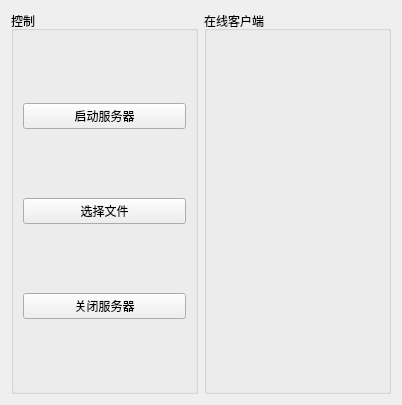
<?xml version="1.0" encoding="UTF-8"?>
<ui version="4.0">
 <class>Form</class>
 <widget class="QWidget" name="Form">
  <property name="geometry">
   <rect>
    <x>0</x>
    <y>0</y>
    <width>402</width>
    <height>405</height>
   </rect>
  </property>
  <property name="windowTitle">
   <string>Form</string>
  </property>
  <layout class="QHBoxLayout" name="horizontalLayout">
   <item>
    <widget class="QGroupBox" name="groupBox_2">
     <property name="title">
      <string>控制</string>
     </property>
     <layout class="QVBoxLayout" name="verticalLayout">
      <item>
       <widget class="QPushButton" name="pushButton">
        <property name="text">
         <string>启动服务器</string>
        </property>
       </widget>
      </item>
      <item>
       <widget class="QPushButton" name="pushButton_2">
        <property name="text">
         <string>选择文件</string>
        </property>
       </widget>
      </item>
      <item>
       <widget class="QPushButton" name="pushButton_3">
        <property name="text">
         <string>关闭服务器</string>
        </property>
       </widget>
      </item>
     </layout>
    </widget>
   </item>
   <item>
    <widget class="QGroupBox" name="groupBox">
     <property name="title">
      <string>在线客户端</string>
     </property>
     <layout class="QVBoxLayout" name="verticalLayout_3">
      <item>
       <layout class="QVBoxLayout" name="verticalLayout_2"/>
      </item>
     </layout>
    </widget>
   </item>
  </layout>
 </widget>
 <resources/>
 <connections/>
</ui>
